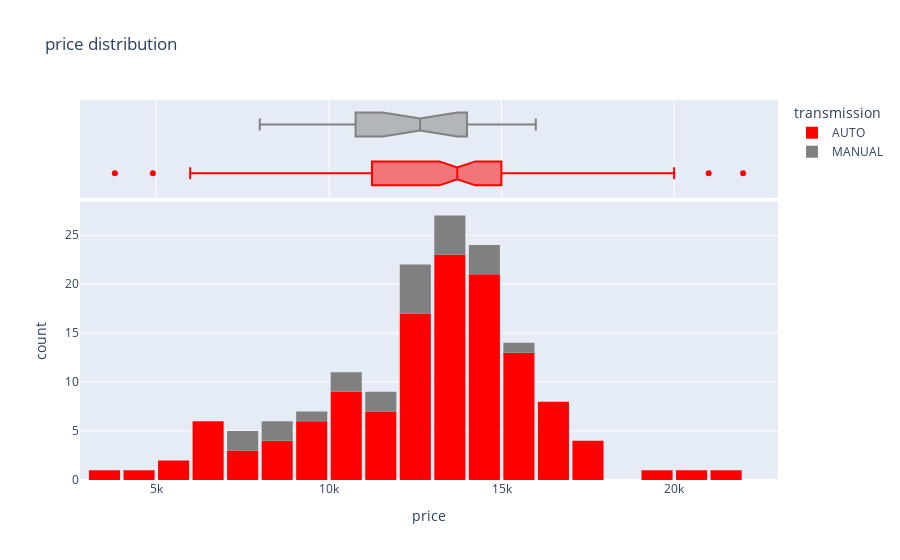

The notebook cell saved with this chart:
### Code cell
fig = px.histogram(cars_df, 
                   x='price', 
                   marginal='box', 
                   color='transmission', 
                   color_discrete_sequence=['red', 'grey'], 
                   title='price distribution')
fig.update_layout(bargap=0.1)
fig.show()

### Figure 1 — Plotly figure (JSON) as saved in the notebook; plotly's stock layout.template omitted (floating-point values rounded to 4 significant figures)
{"data": [{"alignmentgroup": "True", "bingroup": "x", "hovertemplate": "transmission=AUTO<br>price=%{x}<br>count=%{y}<extra></extra>", "legendgroup": "AUTO", "marker": {"color": "red", "pattern": {"shape": ""}}, "name": "AUTO", "offsetgroup": "AUTO", "orientation": "v", "showlegend": true, "type": "histogram", "x": [21992, 20995, 19995, 17809, 17500, 17495, 17000, 16995, 16995, 16995, 16995, 16992, 16950, 16950, 16000, 15999, 15999, 15995, 15992, 15992, 15980, 15899, 15889, 15688, 15500, 15499, 15499, 15298, 14999, 14999, 14992, 14992, 14992, 14990, 14989, 14906, 14900, 14893, 14761, 14699, 14549, 14499, 14495, 14495, 14480, 14355, 14299, 14275, 14000, 13999, 13995, 13995, 13995, 13992, 13992, 13992, 13950, 13950, 13950, 13895, 13888, 13845, 13799, 13742, 13687, 13663, 13599, 13584, 13425, 13384, 13383, 13350, 12999, 12998, 12997, 12995, 12995, 12995, 12995, 12995, 12992, 12990, 12988, 12849, 12780, 12704, 12595, 12507, 12280, 11999, 11984, 11980, 11792, 11754, 11749, 11495, 10995, 10995, 10995, 10979, 10955, 10955, 10815, 10717, 10000, 9999, 9995, 9995, 9992, 9651, 9000, 8999, 8800, 8495, 8494, 7995, 7900, 7488, 6999, 6995, 6980, 6980, 6950, 6200, 5995, 5980, 4899, 3800], "xaxis": "x", "yaxis": "y"}, {"alignmentgroup": "True", "hovertemplate": "transmission=AUTO<br>price=%{x}<extra></extra>", "legendgroup": "AUTO", "marker": {"color": "red"}, "name": "AUTO", "notched": true, "offsetgroup": "AUTO", "showlegend": false, "type": "box", "x": [21992, 20995, 19995, 17809, 17500, 17495, 17000, 16995, 16995, 16995, 16995, 16992, 16950, 16950, 16000, 15999, 15999, 15995, 15992, 15992, 15980, 15899, 15889, 15688, 15500, 15499, 15499, 15298, 14999, 14999, 14992, 14992, 14992, 14990, 14989, 14906, 14900, 14893, 14761, 14699, 14549, 14499, 14495, 14495, 14480, 14355, 14299, 14275, 14000, 13999, 13995, 13995, 13995, 13992, 13992, 13992, 13950, 13950, 13950, 13895, 13888, 13845, 13799, 13742, 13687, 13663, 13599, 13584, 13425, 13384, 13383, 13350, 12999, 12998, 12997, 12995, 12995, 12995, 12995, 12995, 12992, 12990, 12988, 12849, 12780, 12704, 12595, 12507, 12280, 11999, 11984, 11980, 11792, 11754, 11749, 11495, 10995, 10995, 10995, 10979, 10955, 10955, 10815, 10717, 10000, 9999, 9995, 9995, 9992, 9651, 9000, 8999, 8800, 8495, 8494, 7995, 7900, 7488, 6999, 6995, 6980, 6980, 6950, 6200, 5995, 5980, 4899, 3800], "xaxis": "x2", "yaxis": "y2"}, {"alignmentgroup": "True", "bingroup": "x", "hovertemplate": "transmission=MANUAL<br>price=%{x}<br>count=%{y}<extra></extra>", "legendgroup": "MANUAL", "marker": {"color": "grey", "pattern": {"shape": ""}}, "name": "MANUAL", "offsetgroup": "MANUAL", "orientation": "v", "showlegend": true, "type": "histogram", "x": [15988, 14995, 14677, 14477, 13997, 13995, 13992, 13991, 12995, 12995, 12777, 12500, 12500, 11992, 11450, 10836, 10770, 9999, 8996, 8480, 7999, 7995], "xaxis": "x", "yaxis": "y"}, {"alignmentgroup": "True", "hovertemplate": "transmission=MANUAL<br>price=%{x}<extra></extra>", "legendgroup": "MANUAL", "marker": {"color": "grey"}, "name": "MANUAL", "notched": true, "offsetgroup": "MANUAL", "showlegend": false, "type": "box", "x": [15988, 14995, 14677, 14477, 13997, 13995, 13992, 13991, 12995, 12995, 12777, 12500, 12500, 11992, 11450, 10836, 10770, 9999, 8996, 8480, 7999, 7995], "xaxis": "x2", "yaxis": "y2"}], "layout": {"autosize": true, "bargap": 0.1, "barmode": "relative", "legend": {"title": {"text": "transmission"}, "tracegroupgap": 0}, "title": {"text": "price distribution"}, "xaxis": {"anchor": "y", "autorange": true, "domain": [0, 1], "range": [2789.0, 23000.0], "title": {"text": "price"}, "type": "linear"}, "xaxis2": {"anchor": "y2", "autorange": true, "domain": [0, 1], "matches": "x", "range": [2789.0, 23000.0], "showgrid": true, "showticklabels": false, "type": "linear"}, "yaxis": {"anchor": "x", "autorange": true, "domain": [0, 0.7326], "range": [0, 28.42], "title": {"text": "count"}}, "yaxis2": {"anchor": "x2", "autorange": true, "domain": [0.7426, 1], "matches": "y2", "range": [-0.5, 1.5], "showgrid": false, "showline": false, "showticklabels": false, "ticks": "", "type": "category"}}}
